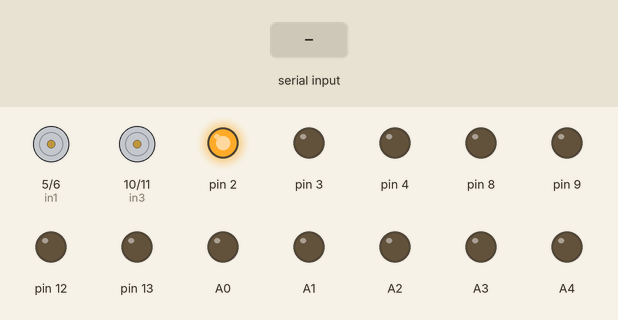
This sketch was run on a simulated Arduino Uno, built with avr-gcc and run on an emulated ATmega328P. Shown: motor-driver pin pairs drawn as motors (green arrow = first pin HIGH = forward, orange = second pin HIGH = backward, longer = more drive), output pins drawn as LEDs (lit = HIGH). The test bench sets the inputs (shaded band). What the sketch prints to the serial monitor is not drawn.

Above: at 1.2 s.
1.3 s: "dance" received over Serial
At 2.5 s:
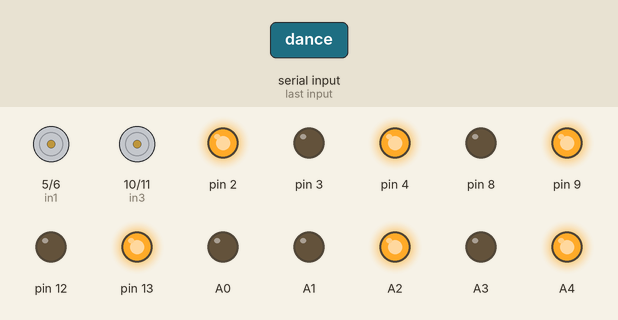
2.8 s: byte 0 (0) received over Serial
5.8 s: byte 1 (1) received over Serial
7.3 s: "move forward" received over Serial
At 8.1 s:
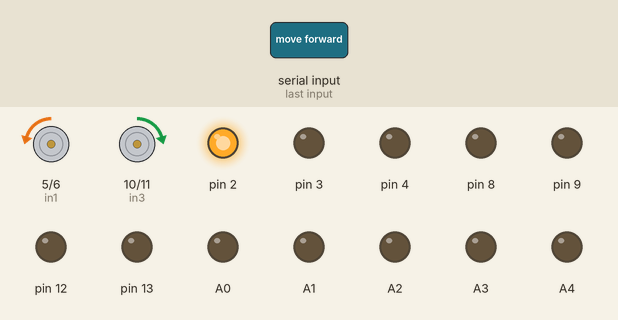
8.8 s: "move backward" received over Serial
At 9.3 s:
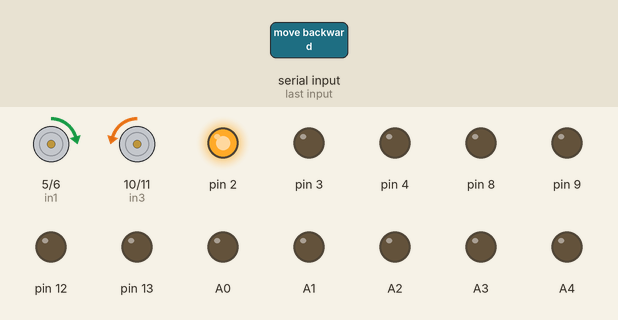
10.3 s: "move right" received over Serial
At 11.3 s:
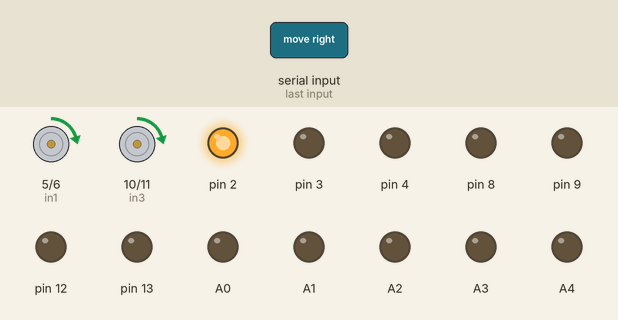
Timing chart, 0 to 12.8 s (numbered marks = the images above; inputs shaded):
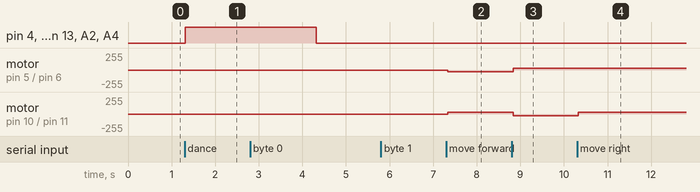

Measured:
- after the input at 1.3 s, pin 4, pin 9, pin 13, A2, A4: LOW → HIGH at once
- after the input at 5.8 s, every drawn part: stays the same
- after the input at 7.3 s, motor on pin 5 (in1) / pin 6 (in2): stopped → backward 25/255 at once; motor on pin 10 (in3) / pin 11 (in4): stopped → forward 25/255 at once
- after the input at 8.8 s, motor on pin 5 (in1) / pin 6 (in2): backward 25/255 → forward 25/255 at once; motor on pin 10 (in3) / pin 11 (in4): forward 25/255 → backward 25/255 at once
- after the input at 10.3 s, motor on pin 10 (in3) / pin 11 (in4): backward 25/255 → forward 25/255 at once

The sketch:

btCar.ino
```cpp
#define in1 5
#define in2 6
#define in3 10
#define in4 11

int Speed1,Speed2;

void setup()
{
  //motors
  pinMode(in1,OUTPUT);
  pinMode(in2,OUTPUT);
  pinMode(in3,OUTPUT);
  pinMode(in4,OUTPUT);

  //buzzer
  pinMode(12,OUTPUT);
  pinMode(13,OUTPUT);

  //Front right LED
  pinMode(A1,OUTPUT);
  pinMode(A2,OUTPUT);

  //Front left LED
  pinMode(3,OUTPUT);
  pinMode(4,OUTPUT);

  //Back right LED
  pinMode(A3,OUTPUT);
  pinMode(A4,OUTPUT);

  //Back left LED
  pinMode(8,OUTPUT);
  pinMode(9,OUTPUT);

  pinMode(A0,OUTPUT);
  pinMode(2,OUTPUT);

  //Upper light for arduino indicator (working or not)
  digitalWrite(A0,LOW);
  digitalWrite(2,HIGH);

  Serial.begin(9600); //Baud rate serial monitering...
}

char c; //For switch case for speed
String str;
void loop() {
  str = "";
  if(Serial.available()>0)
  {
    while(Serial.available())
    {
      c = Serial.read();
      if(c >='A' && c<='Z')
      {
        c +=32;
      }
      str += c;
      delay(3);
    }
    Serial.println(str);
    if(c<12)
    {
      switch(c)
      {
        case 0:
          Speed1 = 0;
          Speed2 = 0;
          break;
        case 1:
          Speed1 = 25;
          Speed2 = 5;
          break;
        case 2:
          Speed1 = 50;
          Speed2 = 20;
          break;
        case 3:
          Speed1 = 75;
          Speed2 = 30;
          break;
        case 4:
          Speed1 = 100;
          Speed2 = 40;
          break;
        case 5:
          Speed1 = 125;
          Speed2 = 50;
          break;
        case 6:
          Speed1 = 150;
          Speed2 = 60;
          break;
        case 7:
          Speed1 = 175;
          Speed2 = 70;
          break;
        case 8:
          Speed1 = 200;
          Speed2 = 80;
          break;
        case 9:
          Speed1 = 225;
          Speed2 = 85;
          break;
        case 10:
          Speed1 = 240;
          Speed2 = 90;
          break;
        case 11:
          Speed1 = 255;
          Speed2 = 95;
          break;
      }
    }

    //dance
    if(str == "dance")
    {
      Serial.println("ok");
      for(int i=0; i<3; i++)
      {
        right();
        allLon();
        digitalWrite(12,LOW);
        digitalWrite(13,HIGH);
        delay(500);
        left();
        delay(500);
      }
      digitalWrite(12,LOW);
      digitalWrite(13,LOW);
      allLof();

    }

    if(str == "move forward")
    {
      forward();
    }
    else if(str == "fr")
    {
      forwardRight();
    }
    else if(str == "fl")
    {
      forwardLeft();
    }

    else if(str == "move backward")
    {
      backward();
    }
    else if(str == "br")
    {
      backwardRight();
    }
    else if(str == "bl")
    {
      backwardLeft();
    }

    else if(str == "move right")
    {
      right();
    }

    else if(str == "move left")
    {
      left();
    }

    else if(str == "stop" || str == "off" || str == "of")
    {
      Stop();
    }
    else
    {
      Stop();
    }

    //horn
    if(str == "horn on")
    {
      digitalWrite(13,HIGH);
      digitalWrite(12,LOW);
    }
    else if(str == "horn off" || str == "horn of")
    {
      digitalWrite(13,LOW);
      digitalWrite(12,LOW);
    }

    //lights
    if(str == "lights on" || str == "all lights on" || str == "all light on")
    {
      allLon();
    }
    else if(str == "lights off" || str == "lights of" || str == "all lights of")
    {
      allLof();
    }

    ///front light
    else if(str == "front lights on" || str == "front light on")
    {
      frLon();
      flLon();
      brLof();
      blLof();
    }
    else if(str == "front lights off" || str == "front lights of" || str == "front light off" || str == "front light of" || str == "frontlights off" || str == "frontlights of" || str == "frontlight off" || str == "frontlight of")
    {
      frLof();
      flLof();
    }

    //back light
    else if(str == "back lights on" || str == "back light on" || str == "backlights on" || str == "backlight on")
    {
      brLon();
      blLon();
      frLof();
      flLof();
    }
    else if(str == "back lights off" || str == "back lights of" || str == "back light off" || str == "back light of" || str == "backlights off" || str == "backlights of" || str == "backlight off" || str == "backlight of")
    {
      brLof();
      blLof();
    }

    //right
    else if(str == "right lights on" || str == "right light on" || str == "right indicator on")
    {
      frLon();
      brLon();
      flLof();
      blLof();
    }
    else if(str == "right lights off" || str == "right lights of" || str == "right light off" || str == "right light of" || str == "right indicator of" || str == "right indicator off" )
    {
      frLof();
      brLof();
    }

    //left
    else if(str == "left lights on" || str == "left light on" || str == "left idicator on")
    {
      flLon();
      blLon();
      frLof();
      brLof();
    }
    else if(str == "left lights off" || str == "left lights of" || str == "left light off" || str == "left light of" || str == "left indicator of" || str == "left indicator off" )
    {
      flLof();
      blLof();
    }

    //right front_back
    else if(str == "right front lights on" || str == "right front light on" || str == "right front indicator on")
    {
      frLon();
      flLof();
      brLof();
      blLof();
    }
    else if(str == "right front lights off" || str == "right front lights of" || str == "right front light off" || str == "right front light of" || str == "right front indicator off" || str == "right front indicator of" )
    {
       frLof();
    }

    else if(str == "right back lights on" || str == "right back light on"  || str == "right back indicator on")
    {
      brLon();
      flLof();
      frLof();
      blLof();
    }
    else if(str == "right back lights off" || str == "right back lights of" || str == "right back light off" || str == "right back light of" || str == "right back indicator off" || str == "right back indicator of")
    {
      brLof();
    }

    //left front_back
    else if(str == "left front lights on" || str == "left front light on" || str == "left front indicator on")
    {
      flLon();
      frLof();
      brLof();
      blLof();
    }
    else if(str == "left front lights off" || str == "left front lights of" || str == "left front light off" || str == "left front light of" || str == "left front indicator off" || str == "left front indicator of")
    {
      flLof();
    }

    else if(str == "left back lights on" || str == "left back light on"  || str == "left back indicator on")
    {
      blLon();
      flLof();
      brLof();
      frLof();
    }
    else if(str == "left back lights off" || str == "left back lights of" || str == "left back light off" || str == "left back light of" || str == "left back indicator off" || str == "left back indicator of")
    {
      blLof();
    }

    //all off
    else if(str == "all off" || str == "off" || str == "of" || str == "all of")
    {
      allLof();
    }
  }
}

void forward()
{
  digitalWrite(in1,LOW);
  analogWrite(in2,Speed1);
  analogWrite(in3,Speed1);
  digitalWrite(in4,LOW);
}
void forwardRight()
{
  digitalWrite(in1,LOW);
  analogWrite(in2,Speed2);
  analogWrite(in3,Speed1);
  digitalWrite(in4,LOW);
}
void forwardLeft()
{
  digitalWrite(in1,LOW);
  analogWrite(in2,Speed1);
  analogWrite(in3,Speed2);
  digitalWrite(in4,LOW);
}

void backward()
{
  digitalWrite(in2,LOW);
  analogWrite(in1,Speed1);
  analogWrite(in4,Speed1);
  digitalWrite(in3,LOW);
}
void backwardRight()
{
  digitalWrite(in2,LOW);
  analogWrite(in1,Speed2);
  analogWrite(in4,Speed1);
  digitalWrite(in3,LOW);
}
void backwardLeft()
{
  digitalWrite(in2,LOW);
  analogWrite(in1,Speed1);
  analogWrite(in4,Speed2);
  digitalWrite(in3,LOW);
}

void right()
{
  digitalWrite(in2,LOW);
  analogWrite(in1,Speed1);
  analogWrite(in3,Speed1);
  digitalWrite(in4,LOW);
}

void left()
{
  digitalWrite(in1,LOW);
  analogWrite(in2,Speed1);
  analogWrite(in4,Speed1);
  digitalWrite(in3,LOW);
}

void Stop()
{
  digitalWrite(in1,LOW);
  digitalWrite(in2,LOW);
  digitalWrite(in4,LOW);
  digitalWrite(in3,LOW);
}

//lights
void frLon()
{
  digitalWrite(A1,LOW);
  digitalWrite(A2,HIGH);
}
void frLof()
{
  digitalWrite(A1,LOW);
  digitalWrite(A2,LOW);
}

void flLon()
{
  digitalWrite(3,LOW);
  digitalWrite(4,HIGH);
}
void flLof()
{
  digitalWrite(3,LOW);
  digitalWrite(4,LOW);
}

//backLight
void brLon()
{
  digitalWrite(A3,LOW);
  digitalWrite(A4,HIGH);
}
void brLof()
{
  digitalWrite(A3,LOW);
  digitalWrite(A4,LOW);
}

void blLon()
{
  digitalWrite(8,LOW);
  digitalWrite(9,HIGH);
}
void blLof()
{
  digitalWrite(8,LOW);
  digitalWrite(9,LOW);
}

//all lights on off

void allLon()
{
  flLon();
  frLon();
  blLon();
  brLon();
}

void allLof()
{
  flLof();
  frLof();
  blLof();
  brLof();
}
```
